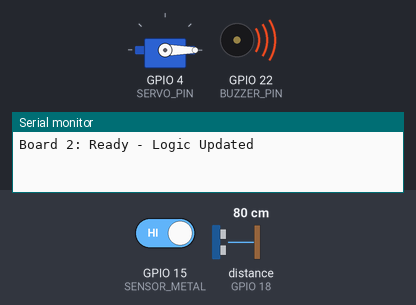
A sketch run on a simulated ESP32. Parts: servo, buzzer (waves = sounding, pin HIGH), the last lines printed to the serial monitor. Wiring (inferred from the names in the program): ultrasonic range finder: trigger GPIO 5; echo GPIO 18. The inputs (shaded band) are chosen by the test bench; at power-on: distance to the obstacle (sensor on GPIO 18) 80 cm, GPIO 15 (SENSOR_METAL) HIGH. The echo pulse lasts 58.3 µs per cm; pins used as bus, display or sensor lines are not drawn.

Above: at 1.2 s.
1.3 s: distance to the obstacle (sensor on GPIO 18) set to 8 cm
2.8 s: distance to the obstacle (sensor on GPIO 18) set to 5 cm
At 3.8 s:
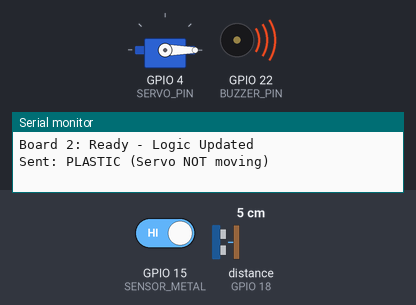
5.8 s: GPIO 15 (SENSOR_METAL) driven LOW
At 8.5 s:
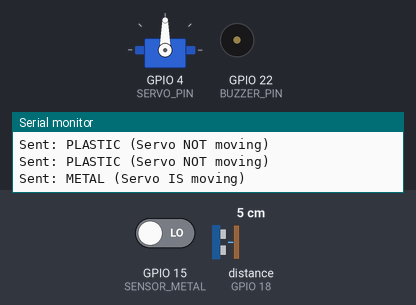
8.8 s: distance to the obstacle (sensor on GPIO 18) set to 9 cm
At 11.5 s:
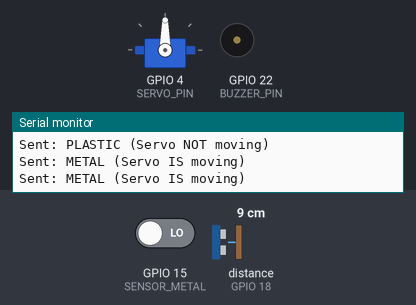
11.8 s: distance to the obstacle (sensor on GPIO 18) set to 2 cm
Timing chart, 0 to 15.8 s (numbered marks = the images above; inputs shaded):
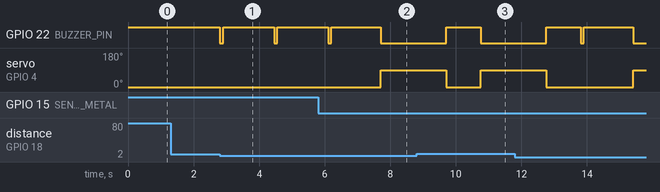

Measured:
- the behaviour switches between 7 and 6 cm on distance to the obstacle (sensor on GPIO 18) (found by bisection; images 0 and 1)
- after the input at 1.3 s, every drawn part: stays the same
- after the input at 2.8 s, GPIO 22 (BUZZER_PIN): alternates HIGH for 1.6 s and LOW for 0.10 s, starting at once
- after the input at 5.8 s, servo on GPIO 4 (SERVO_PIN): 0° → 90° after 1.9 s
- after the input at 8.8 s, GPIO 22 (BUZZER_PIN): goes on until 10.8 s, then stays LOW

The sketch:

B2_feb14a_copy_20260220020754.ino
```cpp
#include <ESP32Servo.h>

// --- กำหนดขา Pin ---
#define TRIG_PIN 5
#define ECHO_PIN 18
#define SENSOR_METAL 15
#define SERVO_PIN 4
#define BUZZER_PIN 22

Servo gateServo;

void setup() {
  Serial.begin(115200);
  Serial2.begin(115200, SERIAL_8N1, 16, 17); // TX ขา 17 ส่งไปบอร์ด 1

  pinMode(TRIG_PIN, OUTPUT);
  pinMode(ECHO_PIN, INPUT);
  pinMode(SENSOR_METAL, INPUT_PULLUP);
  pinMode(BUZZER_PIN, OUTPUT);
  digitalWrite(BUZZER_PIN, HIGH);

  ESP32PWM::allocateTimer(0);
  gateServo.setPeriodHertz(50);
  gateServo.attach(SERVO_PIN, 500, 2400);

  gateServo.write(0); // ท่าเริ่ม (ปิด)
  Serial.println("Board 2: Ready - Logic Updated");
}

void loop() {
  // 1. อ่านระยะ Ultrasonic (สำหรับนับพลาสติก)
  digitalWrite(TRIG_PIN, LOW); delayMicroseconds(2);
  digitalWrite(TRIG_PIN, HIGH); delayMicroseconds(10);
  digitalWrite(TRIG_PIN, LOW);
  long duration = pulseIn(ECHO_PIN, HIGH, 25000);
  int distance = (duration * 0.034) / 2;

  // 2. อ่านค่าโลหะ
  int valMetal = digitalRead(SENSOR_METAL);

  // --- LOGIC 1: ตรวจจับพลาสติก (Ultrasonic) ---
  if (distance > 0 && distance <= 5) {
    Serial2.println("PLASTIC");  // ส่งให้บอร์ด 1 นับ
    Serial.println("Sent: PLASTIC (Servo NOT moving)");

    // แจ้งเตือนด้วยเสียงสั้นๆ (ถ้าต้องการ) แต่ไม่สั่ง Servo
    digitalWrite(BUZZER_PIN, LOW); delay(100); digitalWrite(BUZZER_PIN, HIGH);

    delay(1500); // หน่วงเวลาเพื่อกันการนับซ้ำ (ขยะตกลงไปแล้ว)
  }

  // --- LOGIC 2: ตรวจจับโลหะ (Metal Sensor) ---
  if (valMetal == LOW) {
    Serial2.println("METAL");    // ส่งให้บอร์ด 1 นับ
    Serial.println("Sent: METAL (Servo IS moving)");

    // สั่ง Servo ทำงาน (เปิดไม้กั้นสำหรับโลหะ)
    digitalWrite(BUZZER_PIN, LOW); // เสียงเตือนยาวกว่านิดนึง
    gateServo.write(90);           // เปิดไม้กั้น
    delay(2000);                   // รอขยะลง
    gateServo.write(0);            // ปิดไม้กั้น
    digitalWrite(BUZZER_PIN, HIGH);

    delay(1000); // หน่วงเวลาป้องกันการนับซ้ำ
  }

  delay(50);
}
```
